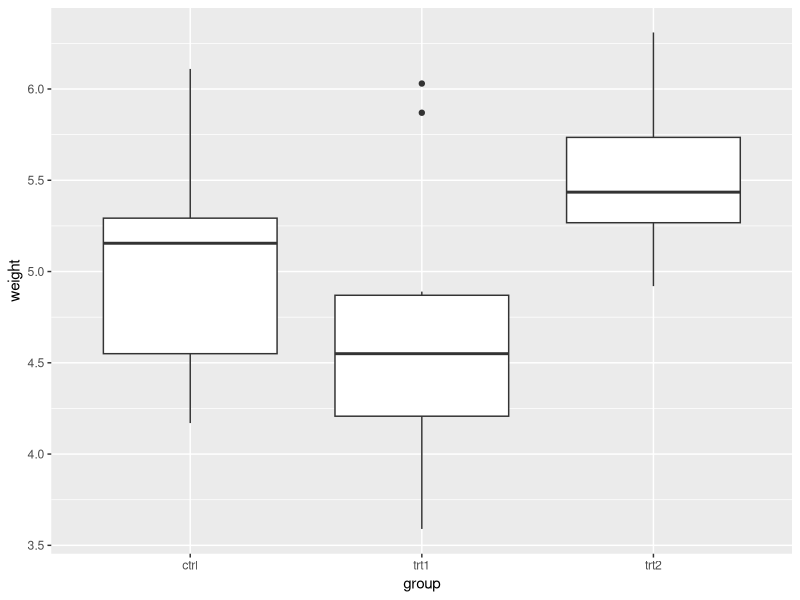
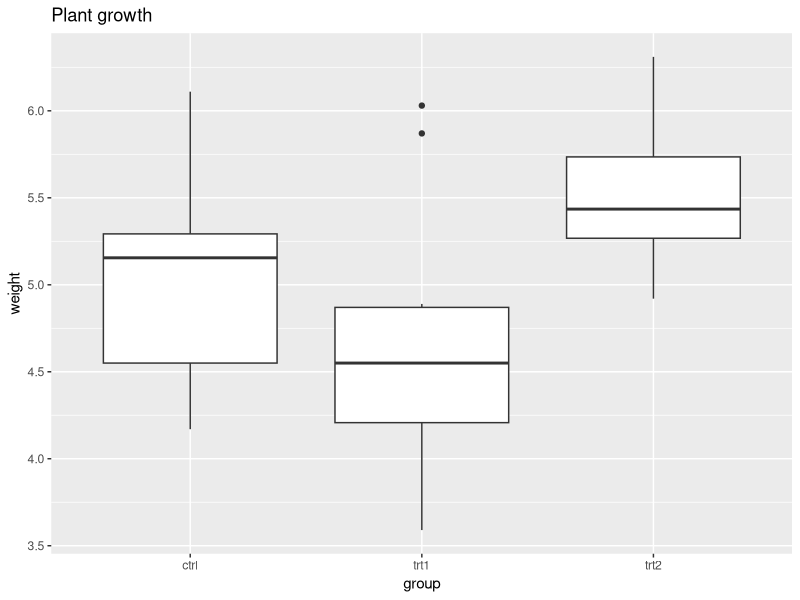
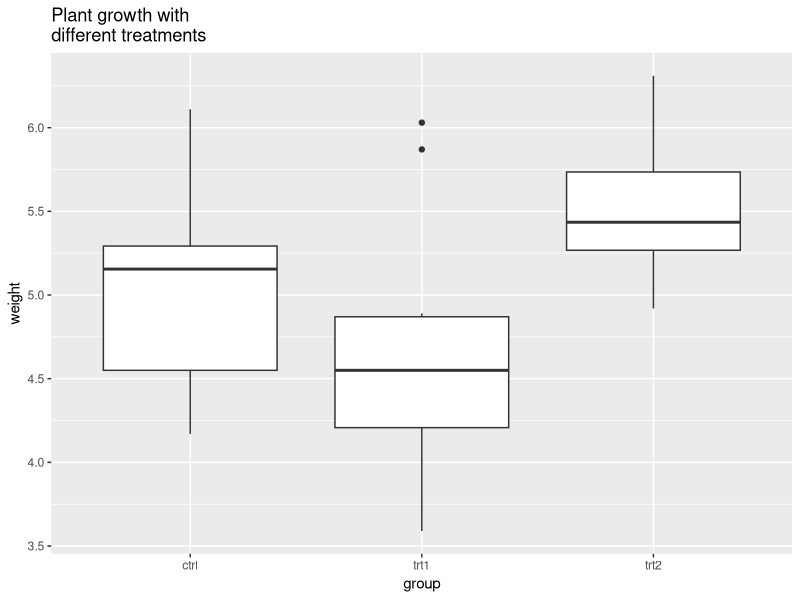
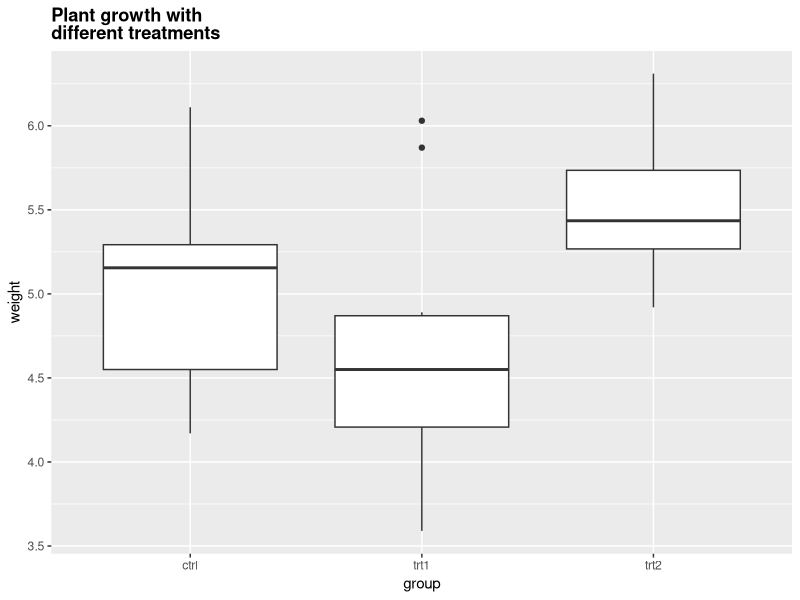

Write R code to recreate these figures, in order.
library(ggplot2)
bp <- ggplot(PlantGrowth, aes(x=group, y=weight)) + geom_boxplot()
bp

bp + ggtitle("Plant growth")
## Equivalent to
# bp + labs(title="Plant growth")

# If the title is long, it can be split into multiple lines with \n
bp + ggtitle("Plant growth with\ndifferent treatments")

# Reduce line spacing and use bold text
bp + ggtitle("Plant growth with\ndifferent treatments") + 
  theme(plot.title = element_text(lineheight=.8, face="bold"))
